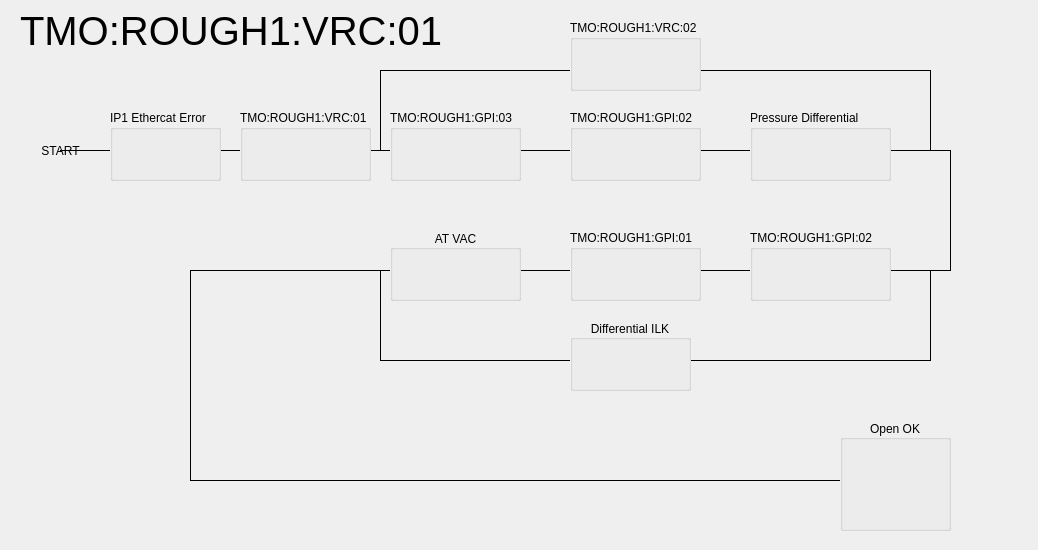
<?xml version="1.0" encoding="UTF-8"?>
<ui version="4.0">
 <class>Form</class>
 <widget class="QWidget" name="Form">
  <property name="geometry">
   <rect>
    <x>0</x>
    <y>0</y>
    <width>1038</width>
    <height>550</height>
   </rect>
  </property>
  <property name="windowTitle">
   <string>ROUGH:VRC:01 External Interlock</string>
  </property>
  <layout class="QVBoxLayout" name="verticalLayout">
   <property name="leftMargin">
    <number>0</number>
   </property>
   <property name="topMargin">
    <number>0</number>
   </property>
   <property name="rightMargin">
    <number>0</number>
   </property>
   <property name="bottomMargin">
    <number>0</number>
   </property>
   <item>
    <widget class="QScrollArea" name="scrollArea">
     <property name="frameShape">
      <enum>QFrame::NoFrame</enum>
     </property>
     <property name="sizeAdjustPolicy">
      <enum>QAbstractScrollArea::AdjustToContents</enum>
     </property>
     <property name="widgetResizable">
      <bool>false</bool>
     </property>
     <property name="alignment">
      <set>Qt::AlignLeading|Qt::AlignLeft|Qt::AlignTop</set>
     </property>
     <widget class="QWidget" name="scrollAreaWidgetContents">
      <property name="geometry">
       <rect>
        <x>0</x>
        <y>0</y>
        <width>1000</width>
        <height>550</height>
       </rect>
      </property>
      <property name="sizePolicy">
       <sizepolicy hsizetype="Expanding" vsizetype="Expanding">
        <horstretch>0</horstretch>
        <verstretch>0</verstretch>
       </sizepolicy>
      </property>
      <widget class="QGroupBox" name="groupBox_2">
       <property name="geometry">
        <rect>
         <x>570</x>
         <y>20</y>
         <width>131</width>
         <height>71</height>
        </rect>
       </property>
       <property name="autoFillBackground">
        <bool>true</bool>
       </property>
       <property name="title">
        <string>TMO:ROUGH1:VRC:02</string>
       </property>
       <layout class="QVBoxLayout" name="verticalLayout_2">
        <item>
         <widget class="PyDMByteIndicator" name="PyDMByteIndicator_2">
          <property name="toolTip">
           <string/>
          </property>
          <property name="alarmSensitiveContent" stdset="0">
           <bool>false</bool>
          </property>
          <property name="alarmSensitiveBorder" stdset="0">
           <bool>true</bool>
          </property>
          <property name="PyDMToolTip" stdset="0">
           <string/>
          </property>
          <property name="channel" stdset="0">
           <string>ca://TMO:ROUGH1:VRC:02:CLS_DI_RBV</string>
          </property>
          <property name="offColor" stdset="0">
           <color>
            <red>255</red>
            <green>0</green>
            <blue>0</blue>
           </color>
          </property>
          <property name="showLabels" stdset="0">
           <bool>true</bool>
          </property>
          <property name="bigEndian" stdset="0">
           <bool>false</bool>
          </property>
          <property name="circles" stdset="0">
           <bool>true</bool>
          </property>
          <property name="numBits" stdset="0">
           <number>1</number>
          </property>
          <property name="shift" stdset="0">
           <number>0</number>
          </property>
          <property name="labels" stdset="0">
           <stringlist>
            <string>Is Closed</string>
           </stringlist>
          </property>
         </widget>
        </item>
       </layout>
      </widget>
      <widget class="Line" name="line_9">
       <property name="geometry">
        <rect>
         <x>940</x>
         <y>150</y>
         <width>20</width>
         <height>121</height>
        </rect>
       </property>
       <property name="frameShadow">
        <enum>QFrame::Plain</enum>
       </property>
       <property name="orientation">
        <enum>Qt::Vertical</enum>
       </property>
      </widget>
      <widget class="QGroupBox" name="groupBox_6">
       <property name="geometry">
        <rect>
         <x>110</x>
         <y>110</y>
         <width>111</width>
         <height>71</height>
        </rect>
       </property>
       <property name="autoFillBackground">
        <bool>true</bool>
       </property>
       <property name="title">
        <string>IP1 Ethercat Error</string>
       </property>
       <layout class="QGridLayout" name="gridLayout_5">
        <item row="0" column="0">
         <widget class="PyDMByteIndicator" name="PyDMByteIndicator_6">
          <property name="toolTip">
           <string/>
          </property>
          <property name="alarmSensitiveContent" stdset="0">
           <bool>false</bool>
          </property>
          <property name="alarmSensitiveBorder" stdset="0">
           <bool>true</bool>
          </property>
          <property name="PyDMToolTip" stdset="0">
           <string/>
          </property>
          <property name="channel" stdset="0">
           <string>ca://TMO:IP1:ENDSTATION:ETHERCAT_ERROR_RBV</string>
          </property>
          <property name="onColor" stdset="0">
           <color>
            <red>255</red>
            <green>0</green>
            <blue>0</blue>
           </color>
          </property>
          <property name="offColor" stdset="0">
           <color>
            <red>0</red>
            <green>255</green>
            <blue>0</blue>
           </color>
          </property>
          <property name="showLabels" stdset="0">
           <bool>true</bool>
          </property>
          <property name="bigEndian" stdset="0">
           <bool>false</bool>
          </property>
          <property name="circles" stdset="0">
           <bool>true</bool>
          </property>
          <property name="numBits" stdset="0">
           <number>1</number>
          </property>
          <property name="shift" stdset="0">
           <number>0</number>
          </property>
          <property name="labels" stdset="0">
           <stringlist>
            <string>No Error</string>
           </stringlist>
          </property>
         </widget>
        </item>
       </layout>
      </widget>
      <widget class="Line" name="line_8">
       <property name="geometry">
        <rect>
         <x>380</x>
         <y>60</y>
         <width>551</width>
         <height>21</height>
        </rect>
       </property>
       <property name="frameShadow">
        <enum>QFrame::Plain</enum>
       </property>
       <property name="orientation">
        <enum>Qt::Horizontal</enum>
       </property>
      </widget>
      <widget class="Line" name="line_3">
       <property name="geometry">
        <rect>
         <x>60</x>
         <y>140</y>
         <width>891</width>
         <height>20</height>
        </rect>
       </property>
       <property name="font">
        <font>
         <pointsize>9</pointsize>
         <weight>50</weight>
         <bold>false</bold>
        </font>
       </property>
       <property name="frameShadow">
        <enum>QFrame::Plain</enum>
       </property>
       <property name="lineWidth">
        <number>1</number>
       </property>
       <property name="orientation">
        <enum>Qt::Horizontal</enum>
       </property>
      </widget>
      <widget class="QLabel" name="label">
       <property name="geometry">
        <rect>
         <x>20</x>
         <y>10</y>
         <width>1111</width>
         <height>41</height>
        </rect>
       </property>
       <property name="font">
        <font>
         <pointsize>30</pointsize>
        </font>
       </property>
       <property name="text">
        <string>TMO:ROUGH1:VRC:01</string>
       </property>
       <property name="alignment">
        <set>Qt::AlignLeading|Qt::AlignLeft|Qt::AlignVCenter</set>
       </property>
      </widget>
      <widget class="QGroupBox" name="groupBox_9">
       <property name="geometry">
        <rect>
         <x>840</x>
         <y>420</y>
         <width>111</width>
         <height>111</height>
        </rect>
       </property>
       <property name="autoFillBackground">
        <bool>true</bool>
       </property>
       <property name="title">
        <string>Open OK</string>
       </property>
       <property name="alignment">
        <set>Qt::AlignCenter</set>
       </property>
       <layout class="QVBoxLayout" name="verticalLayout_9">
        <item>
         <widget class="PyDMByteIndicator" name="PyDMByteIndicator_9">
          <property name="toolTip">
           <string/>
          </property>
          <property name="channel" stdset="0">
           <string>ca://TMO:ROUGH1:VRC:01:OPN_OK_RBV</string>
          </property>
          <property name="offColor" stdset="0">
           <color>
            <red>255</red>
            <green>0</green>
            <blue>0</blue>
           </color>
          </property>
          <property name="showLabels" stdset="0">
           <bool>false</bool>
          </property>
          <property name="circles" stdset="0">
           <bool>true</bool>
          </property>
          <property name="labels" stdset="0">
           <stringlist>
            <string>OPN_DI</string>
           </stringlist>
          </property>
         </widget>
        </item>
       </layout>
      </widget>
      <widget class="QGroupBox" name="groupBox_12">
       <property name="geometry">
        <rect>
         <x>240</x>
         <y>110</y>
         <width>131</width>
         <height>71</height>
        </rect>
       </property>
       <property name="autoFillBackground">
        <bool>true</bool>
       </property>
       <property name="title">
        <string>TMO:ROUGH1:VRC:01</string>
       </property>
       <layout class="QGridLayout" name="gridLayout_4">
        <item row="0" column="0">
         <widget class="PyDMByteIndicator" name="PyDMByteIndicator_15">
          <property name="toolTip">
           <string/>
          </property>
          <property name="alarmSensitiveContent" stdset="0">
           <bool>false</bool>
          </property>
          <property name="alarmSensitiveBorder" stdset="0">
           <bool>true</bool>
          </property>
          <property name="PyDMToolTip" stdset="0">
           <string/>
          </property>
          <property name="channel" stdset="0">
           <string>ca://TMO:ROUGH1:VRC:01:OPN_DI_RBV</string>
          </property>
          <property name="offColor" stdset="0">
           <color>
            <red>255</red>
            <green>0</green>
            <blue>0</blue>
           </color>
          </property>
          <property name="showLabels" stdset="0">
           <bool>true</bool>
          </property>
          <property name="bigEndian" stdset="0">
           <bool>false</bool>
          </property>
          <property name="circles" stdset="0">
           <bool>true</bool>
          </property>
          <property name="numBits" stdset="0">
           <number>1</number>
          </property>
          <property name="shift" stdset="0">
           <number>0</number>
          </property>
          <property name="labels" stdset="0">
           <stringlist>
            <string>Is Opened</string>
           </stringlist>
          </property>
         </widget>
        </item>
       </layout>
      </widget>
      <widget class="PyDMByteIndicator" name="PyDMByteIndicator_17">
       <property name="geometry">
        <rect>
         <x>20</x>
         <y>110</y>
         <width>81</width>
         <height>81</height>
        </rect>
       </property>
       <property name="toolTip">
        <string/>
       </property>
       <property name="channel" stdset="0">
        <string>ca://TMO:IP1:ENDSTATION:ETHERCAT_ERROR_RBV</string>
       </property>
       <property name="onColor" stdset="0">
        <color>
         <red>100</red>
         <green>100</green>
         <blue>100</blue>
        </color>
       </property>
       <property name="offColor" stdset="0">
        <color>
         <red>0</red>
         <green>255</green>
         <blue>0</blue>
        </color>
       </property>
       <property name="showLabels" stdset="0">
        <bool>false</bool>
       </property>
       <property name="circles" stdset="0">
        <bool>true</bool>
       </property>
       <property name="labels" stdset="0">
        <stringlist>
         <string>OK</string>
        </stringlist>
       </property>
      </widget>
      <widget class="PyDMLabel" name="PyDMLabel_8">
       <property name="geometry">
        <rect>
         <x>30</x>
         <y>140</y>
         <width>61</width>
         <height>21</height>
        </rect>
       </property>
       <property name="toolTip">
        <string/>
       </property>
       <property name="text">
        <string>START</string>
       </property>
       <property name="alignment">
        <set>Qt::AlignCenter</set>
       </property>
      </widget>
      <widget class="QGroupBox" name="groupBox_14">
       <property name="geometry">
        <rect>
         <x>570</x>
         <y>320</y>
         <width>121</width>
         <height>71</height>
        </rect>
       </property>
       <property name="autoFillBackground">
        <bool>true</bool>
       </property>
       <property name="title">
        <string>Differential ILK</string>
       </property>
       <property name="alignment">
        <set>Qt::AlignCenter</set>
       </property>
       <layout class="QVBoxLayout" name="verticalLayout_12">
        <item>
         <widget class="PyDMByteIndicator" name="PyDMByteIndicator_19">
          <property name="toolTip">
           <string/>
          </property>
          <property name="alarmSensitiveContent" stdset="0">
           <bool>false</bool>
          </property>
          <property name="alarmSensitiveBorder" stdset="0">
           <bool>true</bool>
          </property>
          <property name="PyDMToolTip" stdset="0">
           <string/>
          </property>
          <property name="channel" stdset="0">
           <string>TMO:ROUGH1:VRC:01:Dis_DPIlk_RBV.VAL</string>
          </property>
          <property name="offColor" stdset="0">
           <color>
            <red>255</red>
            <green>0</green>
            <blue>0</blue>
           </color>
          </property>
          <property name="showLabels" stdset="0">
           <bool>true</bool>
          </property>
          <property name="bigEndian" stdset="0">
           <bool>false</bool>
          </property>
          <property name="circles" stdset="0">
           <bool>true</bool>
          </property>
          <property name="numBits" stdset="0">
           <number>1</number>
          </property>
          <property name="shift" stdset="0">
           <number>0</number>
          </property>
          <property name="labels" stdset="0">
           <stringlist>
            <string>Enabled</string>
           </stringlist>
          </property>
         </widget>
        </item>
       </layout>
      </widget>
      <widget class="Line" name="line_11">
       <property name="geometry">
        <rect>
         <x>370</x>
         <y>70</y>
         <width>20</width>
         <height>81</height>
        </rect>
       </property>
       <property name="frameShadow">
        <enum>QFrame::Plain</enum>
       </property>
       <property name="orientation">
        <enum>Qt::Vertical</enum>
       </property>
      </widget>
      <widget class="Line" name="line_12">
       <property name="geometry">
        <rect>
         <x>190</x>
         <y>260</y>
         <width>761</width>
         <height>21</height>
        </rect>
       </property>
       <property name="frameShadow">
        <enum>QFrame::Plain</enum>
       </property>
       <property name="orientation">
        <enum>Qt::Horizontal</enum>
       </property>
      </widget>
      <widget class="Line" name="line_14">
       <property name="geometry">
        <rect>
         <x>920</x>
         <y>70</y>
         <width>20</width>
         <height>81</height>
        </rect>
       </property>
       <property name="frameShadow">
        <enum>QFrame::Plain</enum>
       </property>
       <property name="orientation">
        <enum>Qt::Vertical</enum>
       </property>
      </widget>
      <widget class="Line" name="line_13">
       <property name="geometry">
        <rect>
         <x>920</x>
         <y>270</y>
         <width>20</width>
         <height>91</height>
        </rect>
       </property>
       <property name="frameShadow">
        <enum>QFrame::Plain</enum>
       </property>
       <property name="orientation">
        <enum>Qt::Vertical</enum>
       </property>
      </widget>
      <widget class="Line" name="line_15">
       <property name="geometry">
        <rect>
         <x>370</x>
         <y>270</y>
         <width>20</width>
         <height>91</height>
        </rect>
       </property>
       <property name="frameShadow">
        <enum>QFrame::Plain</enum>
       </property>
       <property name="orientation">
        <enum>Qt::Vertical</enum>
       </property>
      </widget>
      <widget class="Line" name="line_10">
       <property name="geometry">
        <rect>
         <x>380</x>
         <y>350</y>
         <width>551</width>
         <height>21</height>
        </rect>
       </property>
       <property name="frameShadow">
        <enum>QFrame::Plain</enum>
       </property>
       <property name="orientation">
        <enum>Qt::Horizontal</enum>
       </property>
      </widget>
      <widget class="QGroupBox" name="groupBox_4">
       <property name="geometry">
        <rect>
         <x>570</x>
         <y>110</y>
         <width>131</width>
         <height>71</height>
        </rect>
       </property>
       <property name="autoFillBackground">
        <bool>true</bool>
       </property>
       <property name="title">
        <string>TMO:ROUGH1:GPI:02</string>
       </property>
       <layout class="QGridLayout" name="gridLayout">
        <item row="0" column="0">
         <widget class="PyDMByteIndicator" name="PyDMByteIndicator_3">
          <property name="maximumSize">
           <size>
            <width>16777215</width>
            <height>16777215</height>
           </size>
          </property>
          <property name="toolTip">
           <string/>
          </property>
          <property name="channel" stdset="0">
           <string>ca://TMO:ROUGH1:GPI:02:PRESS_OK_RBV</string>
          </property>
          <property name="showLabels" stdset="0">
           <bool>true</bool>
          </property>
          <property name="circles" stdset="0">
           <bool>true</bool>
          </property>
          <property name="labels" stdset="0">
           <stringlist>
            <string>Pressure OK</string>
           </stringlist>
          </property>
         </widget>
        </item>
       </layout>
      </widget>
      <widget class="QGroupBox" name="groupBox_5">
       <property name="geometry">
        <rect>
         <x>390</x>
         <y>110</y>
         <width>131</width>
         <height>71</height>
        </rect>
       </property>
       <property name="autoFillBackground">
        <bool>true</bool>
       </property>
       <property name="title">
        <string>TMO:ROUGH1:GPI:03</string>
       </property>
       <layout class="QGridLayout" name="gridLayout_3">
        <item row="0" column="0">
         <widget class="PyDMByteIndicator" name="PyDMByteIndicator_4">
          <property name="maximumSize">
           <size>
            <width>16777215</width>
            <height>16777215</height>
           </size>
          </property>
          <property name="toolTip">
           <string/>
          </property>
          <property name="channel" stdset="0">
           <string>ca://TMO:ROUGH1:GPI:03:PRESS_OK_RBV</string>
          </property>
          <property name="showLabels" stdset="0">
           <bool>true</bool>
          </property>
          <property name="circles" stdset="0">
           <bool>true</bool>
          </property>
          <property name="labels" stdset="0">
           <stringlist>
            <string>Pressure OK</string>
           </stringlist>
          </property>
         </widget>
        </item>
       </layout>
      </widget>
      <widget class="QGroupBox" name="groupBox_10">
       <property name="geometry">
        <rect>
         <x>750</x>
         <y>110</y>
         <width>141</width>
         <height>71</height>
        </rect>
       </property>
       <property name="autoFillBackground">
        <bool>true</bool>
       </property>
       <property name="title">
        <string>Pressure Differential</string>
       </property>
       <layout class="QGridLayout" name="gridLayout_2">
        <item row="0" column="0">
         <widget class="PyDMByteIndicator" name="PyDMByteIndicator_5">
          <property name="maximumSize">
           <size>
            <width>16777215</width>
            <height>16777215</height>
           </size>
          </property>
          <property name="toolTip">
           <string/>
          </property>
          <property name="channel" stdset="0">
           <string>calc://DifPressureOk?gpi_02_press=ca://TMO:ROUGH1:GPI:02:PRESS_RBV&amp;gpi_03_press=ca://TMO:ROUGH1:GPI:03:PRESS_RBV&amp;gpi_02_press_ok=ca://TMO:ROUGH1:GPI:02:PRESS_OK_RBV&amp;gpi_03_press_ok=ca://TMO:ROUGH1:GPI:03:PRESS_OK_RBV&amp;expr=(abs(gpi_02_press - gpi_03_press) &lt;= 0.1) and (gpi_02_press_ok and gpi_03_press_ok)</string>
          </property>
          <property name="offColor" stdset="0">
           <color>
            <red>255</red>
            <green>0</green>
            <blue>0</blue>
           </color>
          </property>
          <property name="showLabels" stdset="0">
           <bool>true</bool>
          </property>
          <property name="circles" stdset="0">
           <bool>true</bool>
          </property>
          <property name="labels" stdset="0">
           <stringlist>
            <string>Pressure OK</string>
           </stringlist>
          </property>
         </widget>
        </item>
       </layout>
      </widget>
      <widget class="QGroupBox" name="groupBox_8">
       <property name="geometry">
        <rect>
         <x>750</x>
         <y>230</y>
         <width>141</width>
         <height>71</height>
        </rect>
       </property>
       <property name="autoFillBackground">
        <bool>true</bool>
       </property>
       <property name="title">
        <string>TMO:ROUGH1:GPI:02</string>
       </property>
       <layout class="QGridLayout" name="gridLayout_7">
        <item row="0" column="0">
         <widget class="PyDMByteIndicator" name="PyDMByteIndicator_8">
          <property name="maximumSize">
           <size>
            <width>16777215</width>
            <height>16777215</height>
           </size>
          </property>
          <property name="toolTip">
           <string/>
          </property>
          <property name="channel" stdset="0">
           <string>ca://TMO:ROUGH1:GPI:02:PRESS_OK_RBV</string>
          </property>
          <property name="showLabels" stdset="0">
           <bool>true</bool>
          </property>
          <property name="circles" stdset="0">
           <bool>true</bool>
          </property>
          <property name="labels" stdset="0">
           <stringlist>
            <string>Pressure OK</string>
           </stringlist>
          </property>
         </widget>
        </item>
       </layout>
      </widget>
      <widget class="QGroupBox" name="groupBox_11">
       <property name="geometry">
        <rect>
         <x>570</x>
         <y>230</y>
         <width>131</width>
         <height>71</height>
        </rect>
       </property>
       <property name="autoFillBackground">
        <bool>true</bool>
       </property>
       <property name="title">
        <string>TMO:ROUGH1:GPI:01</string>
       </property>
       <layout class="QGridLayout" name="gridLayout_6">
        <item row="0" column="0">
         <widget class="PyDMByteIndicator" name="PyDMByteIndicator_10">
          <property name="maximumSize">
           <size>
            <width>16777215</width>
            <height>16777215</height>
           </size>
          </property>
          <property name="toolTip">
           <string/>
          </property>
          <property name="channel" stdset="0">
           <string>ca://TMO:ROUGH1:GPI:01:PRESS_OK_RBV</string>
          </property>
          <property name="showLabels" stdset="0">
           <bool>true</bool>
          </property>
          <property name="circles" stdset="0">
           <bool>true</bool>
          </property>
          <property name="labels" stdset="0">
           <stringlist>
            <string>Pressure OK</string>
           </stringlist>
          </property>
         </widget>
        </item>
       </layout>
      </widget>
      <widget class="Line" name="line_16">
       <property name="geometry">
        <rect>
         <x>180</x>
         <y>270</y>
         <width>20</width>
         <height>211</height>
        </rect>
       </property>
       <property name="frameShadow">
        <enum>QFrame::Plain</enum>
       </property>
       <property name="orientation">
        <enum>Qt::Vertical</enum>
       </property>
      </widget>
      <widget class="Line" name="line_17">
       <property name="geometry">
        <rect>
         <x>190</x>
         <y>470</y>
         <width>761</width>
         <height>21</height>
        </rect>
       </property>
       <property name="frameShadow">
        <enum>QFrame::Plain</enum>
       </property>
       <property name="orientation">
        <enum>Qt::Horizontal</enum>
       </property>
      </widget>
      <widget class="QGroupBox" name="groupBox_13">
       <property name="geometry">
        <rect>
         <x>390</x>
         <y>230</y>
         <width>131</width>
         <height>71</height>
        </rect>
       </property>
       <property name="autoFillBackground">
        <bool>true</bool>
       </property>
       <property name="title">
        <string>AT VAC</string>
       </property>
       <property name="alignment">
        <set>Qt::AlignCenter</set>
       </property>
       <layout class="QGridLayout" name="gridLayout_8">
        <item row="0" column="0">
         <widget class="PyDMByteIndicator" name="PyDMByteIndicator_11">
          <property name="maximumSize">
           <size>
            <width>16777215</width>
            <height>16777215</height>
           </size>
          </property>
          <property name="toolTip">
           <string/>
          </property>
          <property name="channel" stdset="0">
           <string>ca://TMO:ROUGH1:GPI:01:AT_VAC_RBV</string>
          </property>
          <property name="offColor" stdset="0">
           <color>
            <red>255</red>
            <green>0</green>
            <blue>0</blue>
           </color>
          </property>
          <property name="showLabels" stdset="0">
           <bool>false</bool>
          </property>
          <property name="circles" stdset="0">
           <bool>true</bool>
          </property>
          <property name="labels" stdset="0">
           <stringlist>
            <string>Pressure OK</string>
           </stringlist>
          </property>
         </widget>
        </item>
       </layout>
      </widget>
      <zorder>line_8</zorder>
      <zorder>line_10</zorder>
      <zorder>line_12</zorder>
      <zorder>line_3</zorder>
      <zorder>line_9</zorder>
      <zorder>groupBox_2</zorder>
      <zorder>groupBox_6</zorder>
      <zorder>label</zorder>
      <zorder>groupBox_12</zorder>
      <zorder>PyDMByteIndicator_17</zorder>
      <zorder>PyDMLabel_8</zorder>
      <zorder>groupBox_14</zorder>
      <zorder>line_11</zorder>
      <zorder>line_14</zorder>
      <zorder>line_13</zorder>
      <zorder>line_15</zorder>
      <zorder>groupBox_4</zorder>
      <zorder>groupBox_5</zorder>
      <zorder>groupBox_10</zorder>
      <zorder>groupBox_8</zorder>
      <zorder>groupBox_11</zorder>
      <zorder>line_16</zorder>
      <zorder>line_17</zorder>
      <zorder>groupBox_9</zorder>
      <zorder>groupBox_13</zorder>
     </widget>
    </widget>
   </item>
  </layout>
 </widget>
 <customwidgets>
  <customwidget>
   <class>PyDMLabel</class>
   <extends>QLabel</extends>
   <header>pydm.widgets.label</header>
  </customwidget>
  <customwidget>
   <class>PyDMByteIndicator</class>
   <extends>QWidget</extends>
   <header>pydm.widgets.byte</header>
  </customwidget>
 </customwidgets>
 <resources/>
 <connections/>
</ui>
